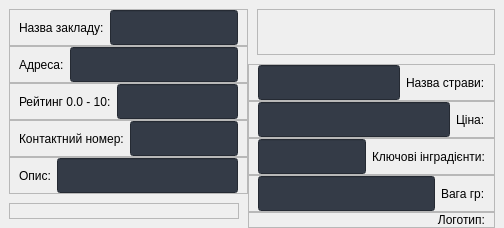
                  <widget class="QWidget" name="widget_24" native="true">
                   <property name="sizePolicy">
                    <sizepolicy hsizetype="Expanding" vsizetype="Preferred">
                     <horstretch>0</horstretch>
                     <verstretch>0</verstretch>
                    </sizepolicy>
                   </property>
                   <layout class="QHBoxLayout" name="horizontalLayout_25">
                    <property name="spacing">
                     <number>0</number>
                    </property>
                    <property name="leftMargin">
                     <number>0</number>
                    </property>
                    <property name="topMargin">
                     <number>0</number>
                    </property>
                    <property name="rightMargin">
                     <number>0</number>
                    </property>
                    <property name="bottomMargin">
                     <number>0</number>
                    </property>
                    <item>
                     <widget class="QWidget" name="widget_23" native="true">
                      <layout class="QVBoxLayout" name="verticalLayout_43">
                       <property name="spacing">
                        <number>0</number>
                       </property>
                       <property name="leftMargin">
                        <number>0</number>
                       </property>
                       <property name="topMargin">
                        <number>0</number>
                       </property>
                       <property name="rightMargin">
                        <number>0</number>
                       </property>
                       <property name="bottomMargin">
                        <number>0</number>
                       </property>
                       <item>
                        <widget class="QWidget" name="widget_26" native="true">
                         <layout class="QVBoxLayout" name="verticalLayout_45">
                          <property name="spacing">
                           <number>0</number>
                          </property>
                          <property name="rightMargin">
                           <number>0</number>
                          </property>
                          <property name="bottomMargin">
                           <number>0</number>
                          </property>
                          <item>
                           <widget class="QFrame" name="frame_32">
                            <property name="frameShape">
                             <enum>QFrame::StyledPanel</enum>
                            </property>
                            <property name="frameShadow">
                             <enum>QFrame::Raised</enum>
                            </property>
                            <layout class="QHBoxLayout" name="horizontalLayout_26">
                             <property name="topMargin">
                              <number>0</number>
                             </property>
                             <property name="bottomMargin">
                              <number>0</number>
                             </property>
                             <item>
                              <widget class="QLabel" name="label_3">
                               <property name="minimumSize">
                                <size>
                                 <width>0</width>
                                 <height>30</height>
                                </size>
                               </property>
                               <property name="baseSize">
                                <size>
                                 <width>0</width>
                                 <height>30</height>
                                </size>
                               </property>
                               <property name="text">
                                <string>Назва закладу:</string>
                               </property>
                              </widget>
                             </item>
                             <item>
                              <widget class="QLineEdit" name="addPlaceName">
                               <property name="minimumSize">
                                <size>
                                 <width>0</width>
                                 <height>35</height>
                                </size>
                               </property>
                               <property name="styleSheet">
                                <string notr="true">background-color: rgb(52, 59, 71);</string>
                               </property>
                              </widget>
                             </item>
                            </layout>
                           </widget>
                          </item>
                          <item>
                           <widget class="QFrame" name="frame_33">
                            <property name="frameShape">
                             <enum>QFrame::StyledPanel</enum>
                            </property>
                            <property name="frameShadow">
                             <enum>QFrame::Raised</enum>
                            </property>
                            <layout class="QHBoxLayout" name="horizontalLayout_27">
                             <property name="topMargin">
                              <number>0</number>
                             </property>
                             <property name="bottomMargin">
                              <number>0</number>
                             </property>
                             <item>
                              <widget class="QLabel" name="label_4">
                               <property name="minimumSize">
                                <size>
                                 <width>0</width>
                                 <height>30</height>
                                </size>
                               </property>
                               <property name="baseSize">
                                <size>
                                 <width>0</width>
                                 <height>30</height>
                                </size>
                               </property>
                               <property name="text">
                                <string>Адреса:</string>
                               </property>
                              </widget>
                             </item>
                             <item>
                              <widget class="QLineEdit" name="addPlaceAddres">
                               <property name="minimumSize">
                                <size>
                                 <width>0</width>
                                 <height>35</height>
                                </size>
                               </property>
                               <property name="styleSheet">
                                <string notr="true">background-color: rgb(52, 59, 71);</string>
                               </property>
                              </widget>
                             </item>
                            </layout>
                           </widget>
                          </item>
                          <item>
                           <widget class="QFrame" name="frame_34">
                            <property name="frameShape">
                             <enum>QFrame::StyledPanel</enum>
                            </property>
                            <property name="frameShadow">
                             <enum>QFrame::Raised</enum>
                            </property>
                            <layout class="QHBoxLayout" name="horizontalLayout_28">
                             <property name="topMargin">
                              <number>0</number>
                             </property>
                             <property name="bottomMargin">
                              <number>0</number>
                             </property>
                             <item>
                              <widget class="QLabel" name="label_5">
                               <property name="minimumSize">
                                <size>
                                 <width>0</width>
                                 <height>30</height>
                                </size>
                               </property>
                               <property name="baseSize">
                                <size>
                                 <width>0</width>
                                 <height>30</height>
                                </size>
                               </property>
                               <property name="text">
                                <string>Рейтинг 0.0 - 10:</string>
                               </property>
                              </widget>
                             </item>
                             <item>
                              <widget class="QLineEdit" name="addPlaceRating">
                               <property name="minimumSize">
                                <size>
                                 <width>0</width>
                                 <height>35</height>
                                </size>
                               </property>
                               <property name="styleSheet">
                                <string notr="true">background-color: rgb(52, 59, 71);</string>
                               </property>
                              </widget>
                             </item>
                            </layout>
                           </widget>
                          </item>
                          <item>
                           <widget class="QFrame" name="frame_35">
                            <property name="frameShape">
                             <enum>QFrame::StyledPanel</enum>
                            </property>
                            <property name="frameShadow">
                             <enum>QFrame::Raised</enum>
                            </property>
                            <layout class="QHBoxLayout" name="horizontalLayout_29">
                             <property name="topMargin">
                              <number>0</number>
                             </property>
                             <property name="bottomMargin">
                              <number>0</number>
                             </property>
                             <item>
                              <widget class="QLabel" name="label_6">
                               <property name="minimumSize">
                                <size>
                                 <width>0</width>
                                 <height>30</height>
                                </size>
                               </property>
                               <property name="baseSize">
                                <size>
                                 <width>0</width>
                                 <height>30</height>
                                </size>
                               </property>
                               <property name="text">
                                <string>Контактний номер:</string>
                               </property>
                              </widget>
                             </item>
                             <item>
                              <widget class="QLineEdit" name="addPlaceContactNumber">
                               <property name="minimumSize">
                                <size>
                                 <width>0</width>
                                 <height>35</height>
                                </size>
                               </property>
                               <property name="styleSheet">
                                <string notr="true">background-color: rgb(52, 59, 71);</string>
                               </property>
                              </widget>
                             </item>
                            </layout>
                           </widget>
                          </item>
                          <item>
                           <widget class="QFrame" name="frame_36">
                            <property name="frameShape">
                             <enum>QFrame::StyledPanel</enum>
                            </property>
                            <property name="frameShadow">
                             <enum>QFrame::Raised</enum>
                            </property>
                            <layout class="QHBoxLayout" name="horizontalLayout_30">
                             <property name="topMargin">
                              <number>0</number>
                             </property>
                             <property name="bottomMargin">
                              <number>0</number>
                             </property>
                             <item>
                              <widget class="QLabel" name="label_7">
                               <property name="minimumSize">
                                <size>
                                 <width>0</width>
                                 <height>30</height>
                                </size>
                               </property>
                               <property name="baseSize">
                                <size>
                                 <width>0</width>
                                 <height>30</height>
                                </size>
                               </property>
                               <property name="text">
                                <string>Опис:</string>
                               </property>
                              </widget>
                             </item>
                             <item>
                              <widget class="QLineEdit" name="addPlaceDiscription">
                               <property name="minimumSize">
                                <size>
                                 <width>0</width>
                                 <height>35</height>
                                </size>
                               </property>
                               <property name="styleSheet">
                                <string notr="true">background-color: rgb(52, 59, 71);</string>
                               </property>
                              </widget>
                             </item>
                            </layout>
                           </widget>
                          </item>
                         </layout>
                        </widget>
                       </item>
                       <item>
                        <widget class="QWidget" name="widget_27" native="true">
                         <layout class="QVBoxLayout" name="verticalLayout_48">
                          <item>
                           <widget class="QFrame" name="frame_43">
                            <property name="frameShape">
                             <enum>QFrame::StyledPanel</enum>
                            </property>
                            <property name="frameShadow">
                             <enum>QFrame::Raised</enum>
                            </property>
                            <layout class="QVBoxLayout" name="verticalLayout_49">
                             <property name="spacing">
                              <number>0</number>
                             </property>
                             <property name="leftMargin">
                              <number>5</number>
                             </property>
                             <property name="topMargin">
                              <number>0</number>
                             </property>
                             <property name="rightMargin">
                              <number>0</number>
                             </property>
                             <property name="bottomMargin">
                              <number>0</number>
                             </property>
                             <item>
                              <widget class="QLabel" name="addPlaceDishLBL">
                               <property name="maximumSize">
                                <size>
                                 <width>397</width>
                                 <height>260</height>
                                </size>
                               </property>
                               <property name="baseSize">
                                <size>
                                 <width>397</width>
                                 <height>260</height>
                                </size>
                               </property>
                               <property name="text">
                                <string/>
                               </property>
                               <property name="pixmap">
                                <pixmap resource="resourse.qrc">:/Imegs and Icon/imgs/icon-profile-3524759.png</pixmap>
                               </property>
                               <property name="scaledContents">
                                <bool>true</bool>
                               </property>
                              </widget>
                             </item>
                            </layout>
                           </widget>
                          </item>
                         </layout>
                        </widget>
                       </item>
                      </layout>
                     </widget>
                    </item>
                    <item>
                     <widget class="QWidget" name="widget_25" native="true">
                      <property name="sizePolicy">
                       <sizepolicy hsizetype="Expanding" vsizetype="Preferred">
                        <horstretch>0</horstretch>
                        <verstretch>0</verstretch>
                       </sizepolicy>
                      </property>
                      <layout class="QVBoxLayout" name="verticalLayout_44">
                       <property name="spacing">
                        <number>0</number>
                       </property>
                       <property name="leftMargin">
                        <number>0</number>
                       </property>
                       <property name="topMargin">
                        <number>0</number>
                       </property>
                       <property name="rightMargin">
                        <number>0</number>
                       </property>
                       <property name="bottomMargin">
                        <number>0</number>
                       </property>
                       <item>
                        <widget class="QWidget" name="widget_28" native="true">
                         <layout class="QVBoxLayout" name="verticalLayout_47">
                          <item>
                           <widget class="QFrame" name="frame_42">
                            <property name="frameShape">
                             <enum>QFrame::StyledPanel</enum>
                            </property>
                            <property name="frameShadow">
                             <enum>QFrame::Raised</enum>
                            </property>
                            <layout class="QVBoxLayout" name="verticalLayout_50">
                             <property name="spacing">
                              <number>0</number>
                             </property>
                             <property name="leftMargin">
                              <number>0</number>
                             </property>
                             <property name="topMargin">
                              <number>0</number>
                             </property>
                             <property name="rightMargin">
                              <number>5</number>
                             </property>
                             <property name="bottomMargin">
                              <number>0</number>
                             </property>
                             <item alignment="Qt::AlignRight">
                              <widget class="QLabel" name="addPlaceRoomLBL">
                               <property name="sizePolicy">
                                <sizepolicy hsizetype="Expanding" vsizetype="Preferred">
                                 <horstretch>0</horstretch>
                                 <verstretch>0</verstretch>
                                </sizepolicy>
                               </property>
                               <property name="maximumSize">
                                <size>
                                 <width>397</width>
                                 <height>261</height>
                                </size>
                               </property>
                               <property name="baseSize">
                                <size>
                                 <width>397</width>
                                 <height>261</height>
                                </size>
                               </property>
                               <property name="text">
                                <string/>
                               </property>
                               <property name="pixmap">
                                <pixmap resource="resourse.qrc">:/Imegs and Icon/imgs/icon-profile-3524759.png</pixmap>
                               </property>
                               <property name="scaledContents">
                                <bool>true</bool>
                               </property>
                              </widget>
                             </item>
                            </layout>
                           </widget>
                          </item>
                         </layout>
                        </widget>
                       </item>
                       <item>
                        <widget class="QWidget" name="widget_29" native="true">
                         <layout class="QVBoxLayout" name="verticalLayout_46">
                          <property name="spacing">
                           <number>0</number>
                          </property>
                          <property name="leftMargin">
                           <number>0</number>
                          </property>
                          <property name="topMargin">
                           <number>0</number>
                          </property>
                          <property name="bottomMargin">
                           <number>0</number>
                          </property>
                          <item>
                           <widget class="QFrame" name="frame_37">
                            <property name="frameShape">
                             <enum>QFrame::StyledPanel</enum>
                            </property>
                            <property name="frameShadow">
                             <enum>QFrame::Raised</enum>
                            </property>
                            <layout class="QHBoxLayout" name="horizontalLayout_31">
                             <property name="topMargin">
                              <number>0</number>
                             </property>
                             <property name="bottomMargin">
                              <number>0</number>
                             </property>
                             <item>
                              <widget class="QLineEdit" name="addPlaceDishName">
                               <property name="minimumSize">
                                <size>
                                 <width>0</width>
                                 <height>35</height>
                                </size>
                               </property>
                               <property name="styleSheet">
                                <string notr="true">background-color: rgb(52, 59, 71);</string>
                               </property>
                              </widget>
                             </item>
                             <item>
                              <widget class="QLabel" name="label_8">
                               <property name="minimumSize">
                                <size>
                                 <width>0</width>
                                 <height>30</height>
                                </size>
                               </property>
                               <property name="text">
                                <string>Назва страви:</string>
                               </property>
                              </widget>
                             </item>
                            </layout>
                           </widget>
                          </item>
                          <item>
                           <widget class="QFrame" name="frame_38">
                            <property name="frameShape">
                             <enum>QFrame::StyledPanel</enum>
                            </property>
                            <property name="frameShadow">
                             <enum>QFrame::Raised</enum>
                            </property>
                            <layout class="QHBoxLayout" name="horizontalLayout_32">
                             <property name="topMargin">
                              <number>0</number>
                             </property>
                             <property name="bottomMargin">
                              <number>0</number>
                             </property>
                             <item>
                              <widget class="QLineEdit" name="addPlaceDishPrice">
                               <property name="minimumSize">
                                <size>
                                 <width>0</width>
                                 <height>35</height>
                                </size>
                               </property>
                               <property name="styleSheet">
                                <string notr="true">background-color: rgb(52, 59, 71);</string>
                               </property>
                              </widget>
                             </item>
                             <item>
                              <widget class="QLabel" name="label_9">
                               <property name="minimumSize">
                                <size>
                                 <width>0</width>
                                 <height>30</height>
                                </size>
                               </property>
                               <property name="text">
                                <string>Ціна:</string>
                               </property>
                              </widget>
                             </item>
                            </layout>
                           </widget>
                          </item>
                          <item>
                           <widget class="QFrame" name="frame_39">
                            <property name="frameShape">
                             <enum>QFrame::StyledPanel</enum>
                            </property>
                            <property name="frameShadow">
                             <enum>QFrame::Raised</enum>
                            </property>
                            <layout class="QHBoxLayout" name="horizontalLayout_33">
                             <property name="topMargin">
                              <number>0</number>
                             </property>
                             <property name="bottomMargin">
                              <number>0</number>
                             </property>
                             <item>
                              <widget class="QLineEdit" name="addPlaceIngradient">
                               <property name="minimumSize">
                                <size>
                                 <width>0</width>
                                 <height>35</height>
                                </size>
                               </property>
                               <property name="styleSheet">
                                <string notr="true">background-color: rgb(52, 59, 71);</string>
                               </property>
                              </widget>
                             </item>
                             <item>
                              <widget class="QLabel" name="label_24">
                               <property name="minimumSize">
                                <size>
                                 <width>0</width>
                                 <height>30</height>
                                </size>
                               </property>
                               <property name="text">
                                <string>Ключові інградієнти:</string>
                               </property>
                              </widget>
                             </item>
                            </layout>
                           </widget>
                          </item>
                          <item>
                           <widget class="QFrame" name="frame_40">
                            <property name="frameShape">
                             <enum>QFrame::StyledPanel</enum>
                            </property>
                            <property name="frameShadow">
                             <enum>QFrame::Raised</enum>
                            </property>
                            <layout class="QHBoxLayout" name="horizontalLayout_34">
                             <property name="topMargin">
                              <number>0</number>
                             </property>
                             <property name="bottomMargin">
                              <number>0</number>
                             </property>
                             <item>
                              <widget class="QLineEdit" name="addPlaceWeight">
                               <property name="minimumSize">
                                <size>
                                 <width>0</width>
                                 <height>35</height>
                                </size>
                               </property>
                               <property name="styleSheet">
                                <string notr="true">background-color: rgb(52, 59, 71);</string>
                               </property>
                              </widget>
                             </item>
                             <item>
                              <widget class="QLabel" name="label_25">
                               <property name="minimumSize">
                                <size>
                                 <width>0</width>
                                 <height>30</height>
                                </size>
                               </property>
                               <property name="text">
                                <string>Вага гр:</string>
                               </property>
                              </widget>
                             </item>
                            </layout>
                           </widget>
                          </item>
                          <item>
                           <widget class="QFrame" name="frame_41">
                            <property name="frameShape">
                             <enum>QFrame::StyledPanel</enum>
                            </property>
                            <property name="frameShadow">
                             <enum>QFrame::Raised</enum>
                            </property>
                            <layout class="QHBoxLayout" name="horizontalLayout_35">
                             <property name="topMargin">
                              <number>0</number>
                             </property>
                             <property name="bottomMargin">
                              <number>0</number>
                             </property>
                             <item alignment="Qt::AlignRight">
                              <widget class="QLabel" name="addPlaceLogoLBL">
                               <property name="sizePolicy">
                                <sizepolicy hsizetype="Expanding" vsizetype="Preferred">
                                 <horstretch>0</horstretch>
                                 <verstretch>0</verstretch>
                                </sizepolicy>
                               </property>
                               <property name="text">
                                <string/>
                               </property>
                               <property name="pixmap">
                                <pixmap resource="resourse.qrc">:/Imegs and Icon/icon/user.svg</pixmap>
                               </property>
                               <property name="scaledContents">
                                <bool>true</bool>
                               </property>
                              </widget>
                             </item>
                             <item alignment="Qt::AlignRight">
                              <widget class="QLabel" name="label_26">
                               <property name="sizePolicy">
                                <sizepolicy hsizetype="Preferred" vsizetype="Preferred">
                                 <horstretch>0</horstretch>
                                 <verstretch>0</verstretch>
                                </sizepolicy>
                               </property>
                               <property name="text">
                                <string>Логотип:</string>
                               </property>
                               <property name="alignment">
                                <set>Qt::AlignRight|Qt::AlignTrailing|Qt::AlignVCenter</set>
                               </property>
                              </widget>
                             </item>
                            </layout>
                           </widget>
                          </item>
                         </layout>
                        </widget>
                       </item>
                      </layout>
                     </widget>
                    </item>
                   </layout>
                  </widget>
